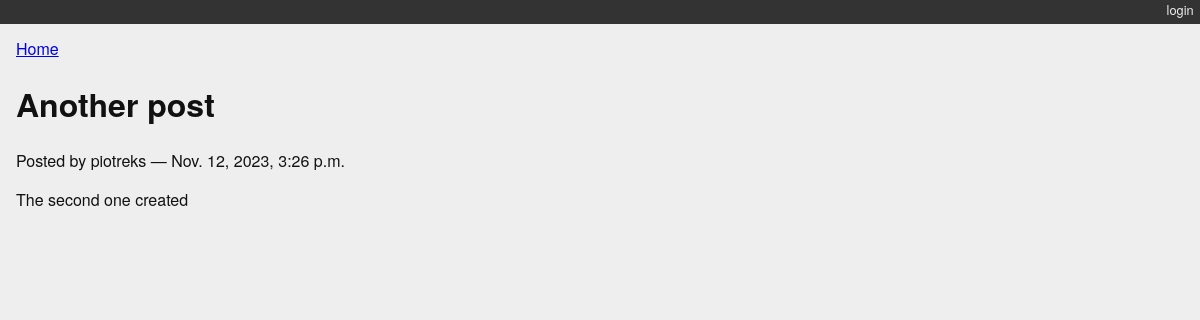
The app's page /posts/1/ with its own data.
### blogging/models.py (models this page shows)
class Post(models.Model):
    title = models.CharField(max_length=128)
    text = models.TextField(blank=True)
    author = models.ForeignKey(User, on_delete=models.CASCADE)
    created_date = models.DateTimeField(auto_now_add=True)
    modified_date = models.DateTimeField(auto_now=True)
    published_date = models.DateTimeField(blank=True, null=True)
    categories = models.ManyToManyField("Category", blank=True, related_name="posts")
    def __str__(self):
        return self.title

### blogging/views.py (the view)
# urls.py: path("posts/<int:pk>/", PostDetailView.as_view(), name="blog_detail"),
class PostDetailView(DetailView):
    template_name = "blogging/detail.html"
    queryset = Post.objects.exclude(published_date__exact=None)

### blogging/templates/blogging/detail.html (shortened to what this page needs)
{% extends "base.html" %}
{% block content %}
<a class="backlink" href="/">Home</a>
<h1>{{ post }}</h1>
<p class="byline">
  Posted by {{ post.author.username }} &mdash; {{ post.published_date }}
</p>
<div class="post-body">
  {{ post.text }}
</div>
{% endblock %}

### blogging/static/django_blog.css (style rules this page uses)
body { background-color: #eee; color: #111; font-family: "HelveticaNeue-Light", "Helvetica Neue Light", "Helvetica Neue", Helvetica, Arial, "Lucida Grande", sans-serif; margin:0; padding:0; }

### records on screen
Post: title "Another post", author.username "piotreks", published_date "Nov. 12, 2023, 3:26 p.m.", text "The second one created"
